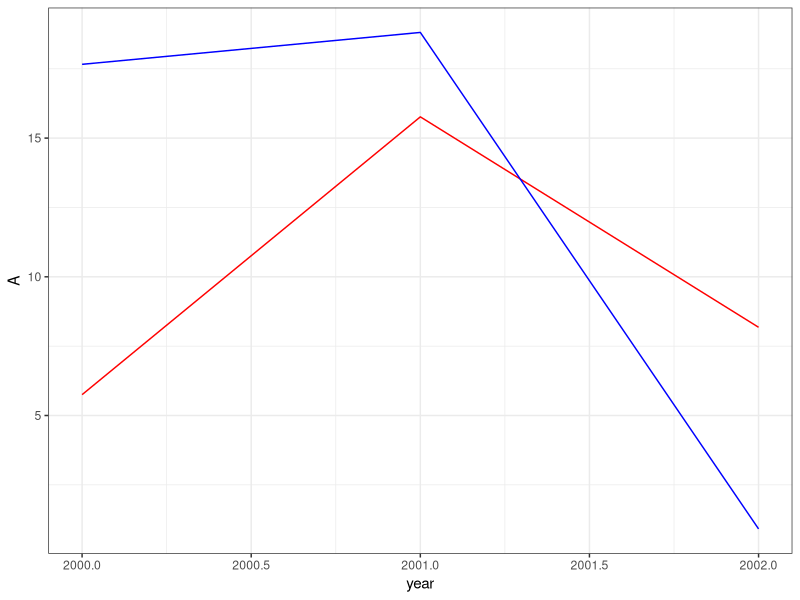
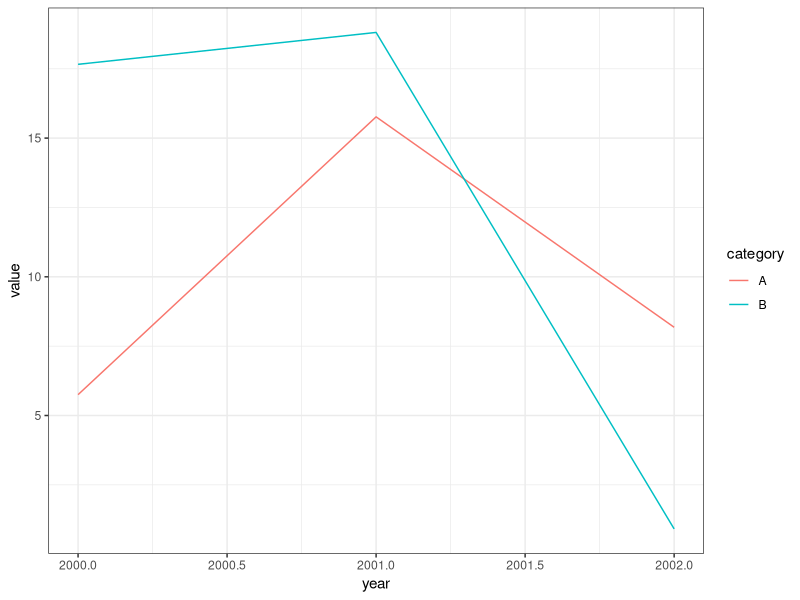
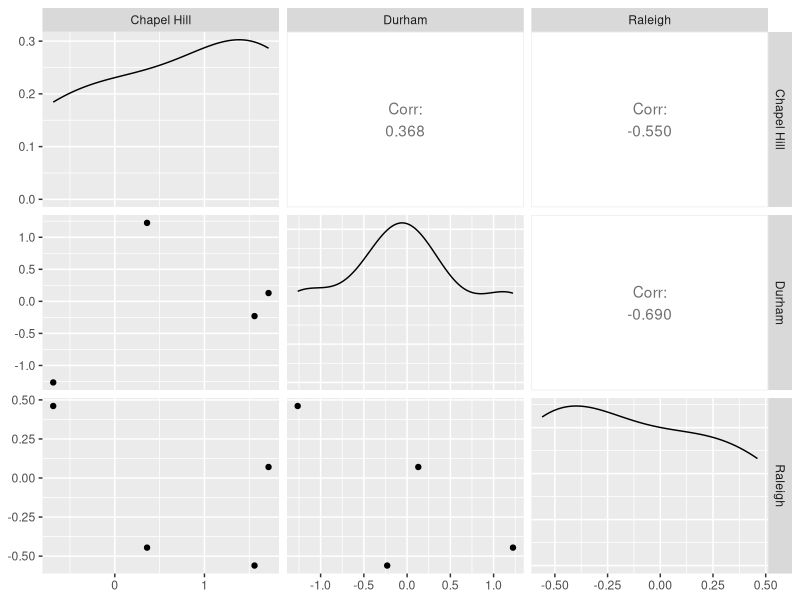

Generate these figures, in order, with R:
## ---- chunk 1
library(tidyverse)
## ---- chunk 2
a0 <- data.frame("StudentID"=c(1,2),
                 "GPA_change"=rnorm(2,0,1))

print(a0)
## ---- chunk 3
a1 <- data.frame("StudentID"=c(3,4),
                 "GPA_change"=rnorm(2,0,1),
                 "Semester"=c("Spring","Fall"))

print(a1)
## ---- chunk 4
bind_rows(a0,a1)
## ---- chunk 5
b0 <- data.frame("name"=c("Marcos","Crystal"),
                 "year"=c(1993,1996))

b1 <- data.frame("name"=c("Crystal","Marcos"),
                 "project_num"=c(6,3))

bind_cols(b0,b1)
## ---- chunk 6
print(b0)

print(b1)
## ---- chunk 7
b0 <- data.frame("name"=c("Marcos","Crystal","Devin","Lilly"),
                 "year"=c(1993,1996,1985,2001))

b1 <- data.frame("person"=c("Marcos","Crystal","Devin","Tamera"),
                 "project_num"=c(6,3,9,8))
## ---- chunk 8
print(b0)
## ---- chunk 9
print(b1)
## ---- chunk 10
inner_join(b0,b1,by=c("name"="person"))
## ---- chunk 11
full_join(b0,b1,by=c("name"="person"))
## ---- chunk 12
left_join(b0,b1,by=c("name"="person"))
## ---- chunk 13
right_join(b0,b1,by=c("name"="person"))
## ---- chunk 14
multi0 <- data.frame("name"=c("Tamera","Zakir","Zakir","Tamera"),
                     "year"=c(1990,1990,1991,1991),
                     "state"=c("NC","VA","VA","NY"))

multi1 <- data.frame("person"=c("Tamera","Zakir","Zakir","Tamera"),
                     "year"=c(1990,1990,1991,1991),
                     "project_num"=c(6,3,9,8))

multijoined <- inner_join(multi0,multi1,
                          by=c("name"="person","year"="year"))

multijoined
## ---- chunk 15
statedata <- data.frame("state"=c("NC","VA","NY"),
                        "region"=c("Southeast","Southeast","Northeast"))

inner_join(statedata,multijoined,by=c("state"="state"))
## ---- chunk 16
set.seed(123)

df0 <- data.frame(year=c(2000,2001,2002),
                  A=runif(3,0,20),
                  B=runif(3,0,20))

print(df0)
## ---- chunk 17
ggplot(data=df0,aes(x=year)) +
  geom_line(aes(y=A),color="red") +
  geom_line(aes(y=B),color="blue") + 
  theme_bw()
## ---- chunk 18
df1 <- data.frame(year=c(df0$year,df0$year),
                  category=c("A","A","A","B","B","B"),
                  value=c(df0$A,df0$B))

print(df1)
## ---- chunk 19
ggplot(data=df1,aes(x=year,y=value,color=category))+
  geom_line()+
  theme_bw()
## ---- chunk 20
set.seed(123)

raw <- data.frame(
  City=c("Raleigh","Durham","Chapel Hill"),
  x2000=rnorm(3,0,1),
  x2001=rnorm(3,0,1),
  x2002=rnorm(3,0,1),
  x2003=rnorm(3,0,1)
)

print(raw)
## ---- chunk 21
longpivot <- raw %>%
  pivot_longer(cols = starts_with("x"), 
               names_to = "Year", 
               values_to = "Value", 
               names_prefix = "x")

print(longpivot)
## ---- chunk 22
widepivot <- longpivot %>% 
  pivot_wider(names_from = City, values_from = Value)

print(widepivot)
## ---- chunk 23
library(GGally)

widepivot %>% 
  select("Chapel Hill","Durham","Raleigh") %>% 
  ggpairs()
